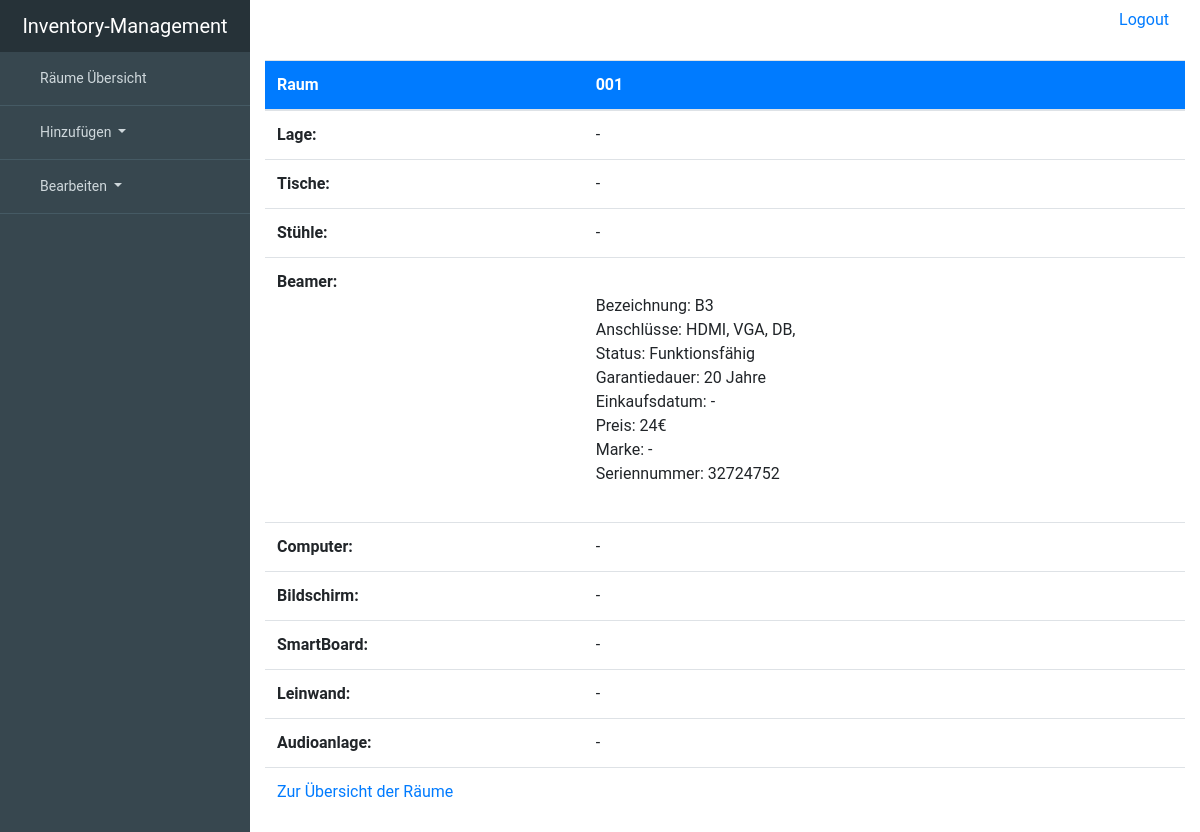
Before: /room/001/ with the older database file.
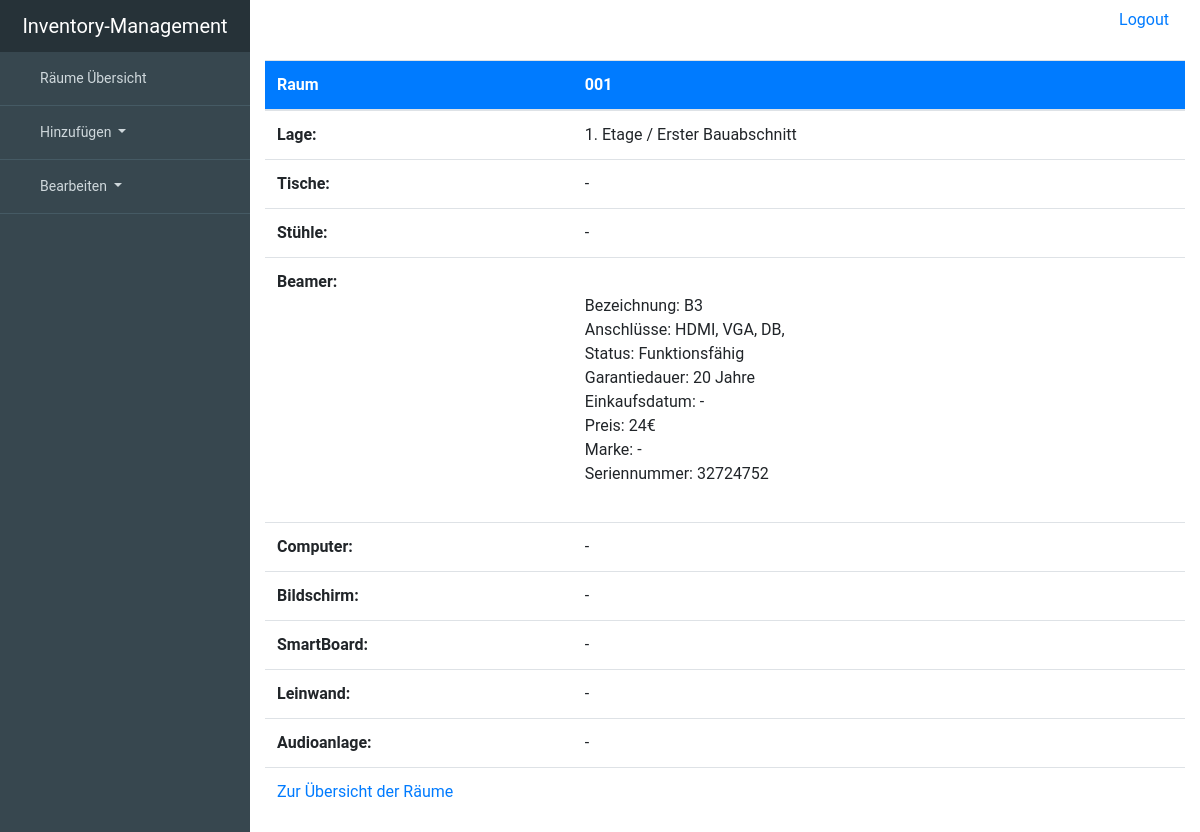
After: the same page with the newer database file.
### inventory_managementsentials/models.py (models this page shows, shortened)
class Room(models.Model):
    description = models.CharField(max_length=99, unique=True, primary_key=True)
    location = models.ForeignKey('Location', null=True, on_delete=models.SET_NULL, blank=True)
    blackboard = models.BooleanField(blank=True, null=True)
    chair = models.DecimalField(blank=True, max_digits=3, decimal_places=0, null=True)
    table = models.DecimalField(blank=True, max_digits=3, decimal_places=0, null=True)
    class Meta:
        verbose_name = "room"
        verbose_name_plural = "rooms"

class Location(models.Model):
    BASEMENT = 'BA'
    GROUNDFLOOR = 'GF'
    FIRSTFLOOR = 'FF'
    SECONDFLOOR = 'SF'
    FLOOR_IN_BUILDING_FLOOR_CHOICES = ((BASEMENT, 'Keller'), (GROUNDFLOOR, 'Erdgeschoss'), (FIRSTFLOOR, '1. Etage'),
                                       (SECONDFLOOR, '2. Etage'),
                                       )
    floor = models.CharField(
        max_length=2,
        choices=FLOOR_IN_BUILDING_FLOOR_CHOICES,
        default=FIRSTFLOOR
    )
    BUILDING1 = 'BA1',
    BUILDING2 = 'BA2',
    GYMNASIUM = 'GYM',
    BUILDING_IN_BUILDING_CHOICES = (
        ('BUILDING1', 'Erster Bauabschnitt'), ('BUILDING2', 'Zweiter Bauabschnitt'), ('GYMNASIUM', 'Sporthalle'),
    )
    building = models.CharField(max_length=9, choices=BUILDING_IN_BUILDING_CHOICES, default=BUILDING1)
    def __str__(self):
        return "{} / {}".format(self.get_floor_display(), self.get_building_display())

### inventory_managementsentials/views.py (the view)
# urls.py: url(r'^room/(?P<pk>.+)/$', views.RoomDetailView.as_view(), name='room'),
class RoomDetailView(generic.DetailView):
    model = Room
    template_name = 'inventory_managementsentials/room_detail.html'

### inventory_managementsentials/templates/inventory_managementsentials/room_detail.html (shortened to what the changed rows need)
{% extends "inventory_managementsentials/base.html" %}
{% block content %}
    <table class="table table-hover" style="margin-top: 20px ">
        <thead style="background-color: #007bff; color: #ffffff">
        <tr>
            <th scope="col">Raum</th>
            <th scope="col">{{ object.description }}</th>
        </tr>
        </thead>
        <tbody>
        <tr>
            <th scope="row">Lage:</th>
            <td>{{ object.location|default_if_none:'-' }}</td>
        </tr>
        <tr>
            <th scope="row>">Tische:</th>
            <td>{{ object.table|default_if_none:'-' }}</td>
        </tr>
        <tr>
            <th scope="row>">Stühle:</th>
            <td>{{ object.chair|default_if_none:'-' }}</td>
        </tr>
        <tr>
        <th scope="row">Beamer:</th>
        </tr>
        <tr>
            <th scope="row">Computer:</th>
        </tr>
        <tr>
            <th scope="row">Bildschirm:</th>
        </tr>
        <tr>
            <th scope="row">SmartBoard:</th>
        </tr>
        <tr>
            <th scope="row">Leinwand:</th>
        </tr>
        <tr>
            <th scope="row">Audioanlage:</th>
        </tr>
        </tbody>
    </table>
{% endblock %}

Changed rows visible on the page:
changed Room id 001: location "-" → "1. Etage / Erster Bauabschnitt"
